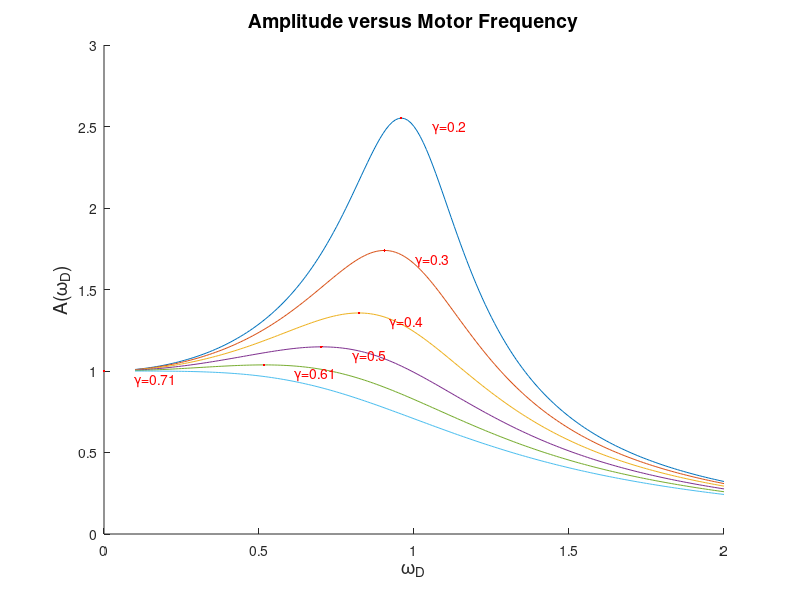

Source code (MATLAB):
%plots the amplitude of the solution for a driven HO
clear;
m=0.5; %mass
k=0.5; %spring constant
F0=0.5; %driving force amplitude
wo=sqrt(k/m); %SHO natural frequency
wmin=0.1; %minimum frequency
wmax=2; %maximum frequency
NPTS=200; %number of points
w=[wmin:wmax/NPTS:wmax]; %w array
hold on %get ready to superimpose plots
cmin=0.2; %minimum value of c
cmax=2*m*wo/sqrt(2); %maximum c so that om_res is real
cstep=(cmax-cmin)/5; %c step size
for c=cmin:cstep:cmax, %loop over the drag coefficient
gam=c/2/m; %find gamma
desc=(2*gam*w).^2+(wo^2-w.^2).^2; 
A=F0/m./sqrt(desc); %The driven ho amplitude
plot(w,A); %plot amplitude
om_res=sqrt(wo^2-2*gam^2); %resonant frequency
Amax=F0/2/m/gam/sqrt(wo^2-gam^2); %Maximum amplitude at om_res
%next, draw point at position of Amax
line([om_res;om_res],[Amax;Amax],'Color','red','Marker','.');
%num2str(c,p) c to string with p digits
%cat(2,'a','b') concatenates a and b
str=cat(2,'\gamma=',num2str(gam,2));
text(om_res+0.1,Amax-0.06,str,'FontSize',10,'Color','red');
end
title('Amplitude versus Motor Frequency','FontSize',14)
ylabel('A(\omega_D)','FontSize',14);
xlabel('\omega_D','FontSize',14);
